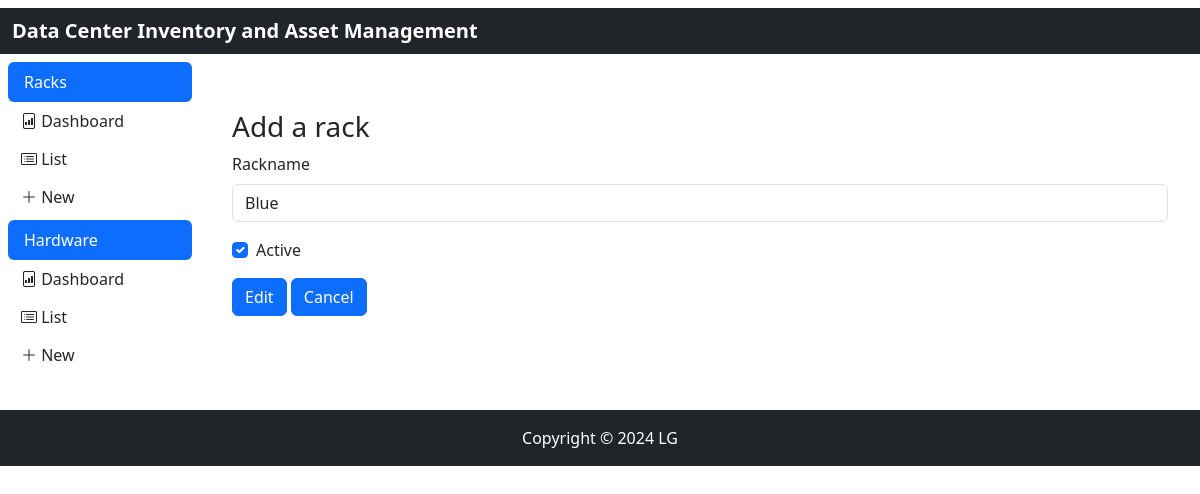
Before: /rack/edit/1 with the older database file.
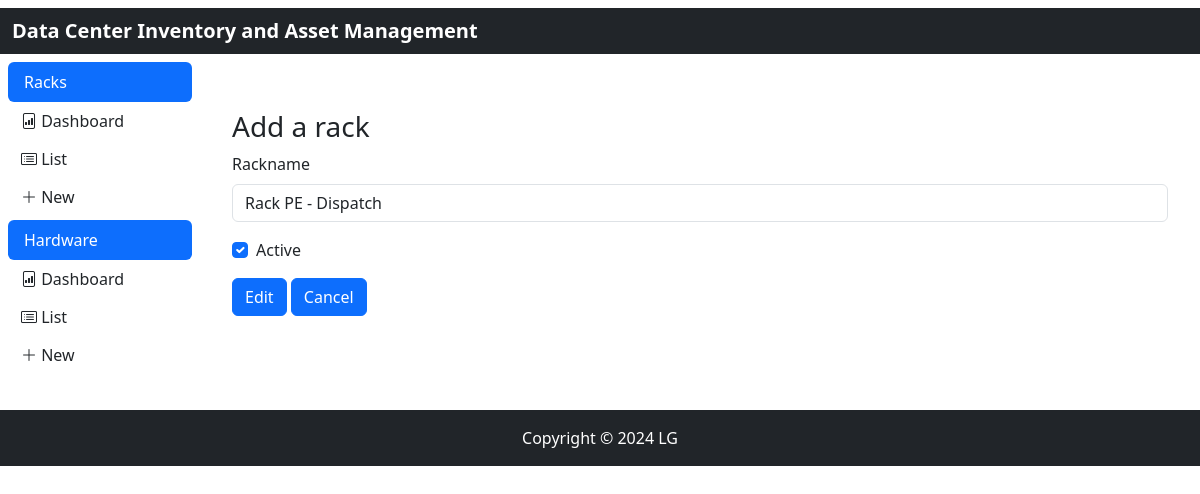
After: the same page with the newer database file.
### models.py (models this page shows)
class TimeMixin(object):
    created: Mapped[Optional[datetime]] = mapped_column(DateTime, nullable=False, default=datetime.now(timezone.utc))
    updated: Mapped[Optional[datetime]] = mapped_column(DateTime, nullable=True, default=datetime.now(timezone.utc), onupdate=datetime.now(timezone.utc))
    deleted: Mapped[Optional[datetime]] = mapped_column(DateTime, nullable=True, default=datetime.now(timezone.utc))
    active: Mapped[Optional[bool]] = mapped_column(Boolean, nullable=True, default=True)

class Rack(TimeMixin, db.Model):
    __tablename__ = 'rack'
    id: Mapped[int] = mapped_column(primary_key=True)
    name: Mapped[str] = mapped_column(String(50))
    units: Mapped[List['Unit']] = relationship('Unit', back_populates='rack')

### app/rack/routes.py (the view, shortened to what this page needs)
@rack.route('/edit/<int:rack_id>', methods=['GET', 'POST'])
def edit(rack_id):
    rack = Rack.query.get_or_404(rack_id)
    form = EditRackForm(obj=rack)
    return render_template('rack/edit.html', title='Edit Rack', form=form)

### app/rack/forms.py
class EditRackForm(FlaskForm):
    name = StringField('Rackname', validators=[DataRequired()])
    active = BooleanField('Active')
    submit = SubmitField('Edit')
    cancel = SubmitField('Cancel')

### app/rack/templates/rack/edit.html
{% extends "rack/index.html" %}
{% from "bootstrap5/form.html" import render_form %}
{% block content %}
    <div class="container mt-5">
        <h3>{% if rack %}Modify a rack{% else %}Add a rack{% endif %}</h3>
        {{ render_form(form) }}
    </div>
{%  endblock %}

Changed rows visible on the page:
changed Rack: name "Blue" → "Rack PE - Dispatch"
